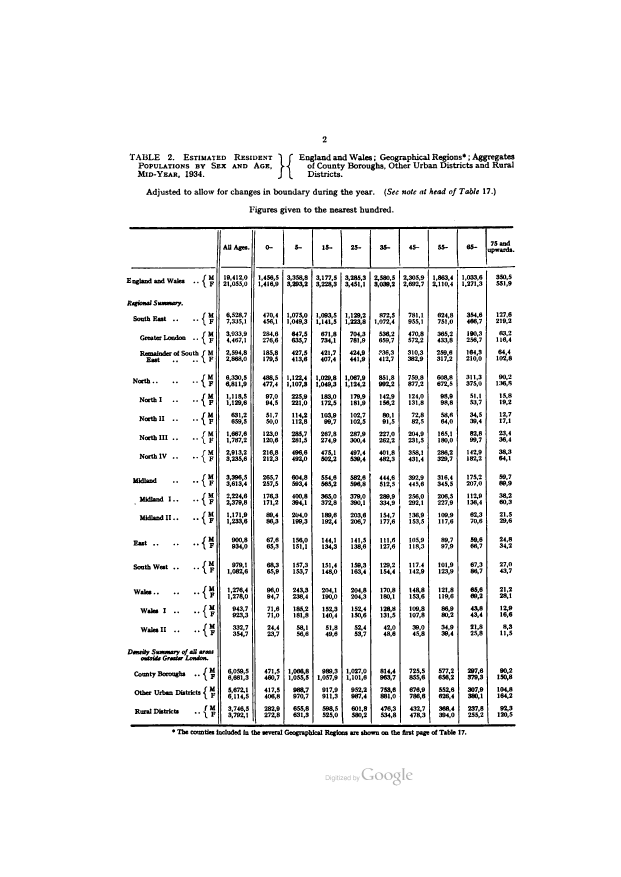
#> input picture Examples/Page1.png, 2481 x 3508 px (shown at 1/4 size)
$ jupyter execute --allow-errors Examples.ipynb   (older library calls are emulated)
#> lines starting #> are read from the running program, lines starting #| are printed output that depends on the picture
### imageObjects/ImageObject.py
from imageObjects.Support import *

from matplotlib import pyplot as plt
from pathlib import Path
import numpy as np
import cv2
import sys


class ImageObject:
    """
    This creates an object from a cv2 compatible image which can then create new images from itself, or update itself by
    its inherent methods.
    """
    def __init__(self, image):
        self.image = image

    # [5 lines left out: function __repr__, not called in this run]

    def __str__(self):
        """
        Clearer message of what the current instance contains
        """
        if self.channels < 3:
            channels_type = "Mono"
        else:
            channels_type = "Colour"

        return f"Height: {self.height}\nWidth: {self.width}\nType: {channels_type}\nChannels: {self.channels}"

    # [43 lines left out: functions __copy__, __getitem__, __iter__, __sub__, __add__, not called in this run]

    @property
    def height(self):
        """
        The height of the image in pixels
        """
        return self.image.shape[0]

    @property
    def width(self):
        """
        The width of the image in pixels
        """
        return self.image.shape[1]

    # [6 lines left out: function pixel_total, not called in this run]

    @property
    def channels(self):
        """
        The number of channels of colour data that exist in the image
        """
        if len(self.image.shape) < 3:
            return 1
        else:
            return self.image.shape[2]

    # [36 lines left out: functions count_colour_pixels, empty, assign_alpha_channel, extract_alpha_beta, not called in this run]

    def extract_contours(self, retrieval_mode, simple_method=True, hierarchy_return=False):
        """
        Extract the contours from the image
        """
        return find_contours(self._create_temp_image(False), retrieval_mode, simple_method, hierarchy_return)

    # [45 lines left out: functions extract_coloured_coordinates, extract_defining_contour, extract_column, extract_row, extract_skeletonized_points, _create_temp_image, not called in this run]

    def _update_or_export(self, image, export):
        """
        Check if the user said to update or export our image
        """
        if export:
            return ImageObject(image)
        else:
            self.image = image

    # [7 lines left out: function show, not called in this run]

    def notebook_show(self, title="Image"):
        """
        For jupyter we don't want to create a new window, and instead want to show an image via matplotlib.
        """
        if self.channels > 1:
            plt.imshow(self.change_bgr_to_rgb(new_image=True).image)
        else:
            plt.imshow(self.image, cmap="gray", vmin=0, vmax=255)
        plt.title(title)
        plt.show()

    # [17 lines left out: function write_to_file, not called in this run]

    def change_bgr_to_rgb(self, new_image=False):
        """
        cv2 uses bgr rather than rgb, but this can be changed via this method
        """
        return self._update_or_export(cv2.cvtColor(self.image, cv2.COLOR_BGR2RGB), new_image)

    # [52 lines left out: functions change_bgra_to_bgr, change_bgr_to_bgra, change_to_colour, change_to_mono, change_pixel_colour, change_row_colour and 2 more, not called in this run]

    def invert(self, new_image=False):
        """
        Invert the current image
        """
        return self._update_or_export(cv2.bitwise_not(self.image), new_image)

    # [356 lines left out: functions flip_vertical, flip_horizontal, normalise, morphology, blank_like, draw_border and 20 more, not called in this run]

### Examples/Examples.ipynb
# Examples for imageObjects

This work sheet is designed to show all the possible examples of how this process can work to achieve the results you
want semi-interactively. We will be using an example image in this case, but you can download this notebook or change
it to read an image that you are working with to test the functionality.

First we need to import the libraries we are going to be using

[cell 1]
from imageObjects import create_blank, create_text_box
from imageObjects.ImageObject import ImageObject
import cv2

### Example setting and inverting
Setting an image as an ImageObject is mainly done one of two ways. If you haven't loaded the image into memory yet,
then you can use cv2 to load it via imread. Otherwise if you already have an image you can set any cv2 image to be a new
instance of an ImageObject. Lets us load in our example via cv2 imread and then show it with .notebook_show.Keep in mind
that ImageObject also has show, but this is designed for working in .py files, as this was it's core intend use. This
will likely lead to problems though if you use .show in jupyter and **may cause crashes**, so remember to use
notebook_show!

Our example below shows us loading the example image in from our repository via cv2.imread as our first example image.
We then have two things we can when we want to perform an operation. If we want to change this image, then we can call
a function such as invert_image() that will over-ride the image stored in that instance of ImageObject. This is shown in
our second image, where now when we ask the same instance of ImageObject called 'image' to be displaced yet we get a
different image. If we want to create a new instance, then we can set the new_image key word to be true. This will
return a new instance of ImageObjects and not alter the image in memory. The third image shown now shows the original as
we inverted an inverted image, but if you where to call image.notebook show again you would still have the second image.

If you are ever confused as to what the object contains, then you can always print it and it will give you a set of
information based on its shape

[cell 2]
image = ImageObject(cv2.imread("Page1.png"))
#> in __init__, self.image is the input picture: shape (3508, 2481, 3); min 0, max 255, mean 240.6
image.notebook_show("Example image")

image.invert()
#> call 2 of _update_or_export, with export = False
#> in _update_or_export (call 2), `self.image = image`:
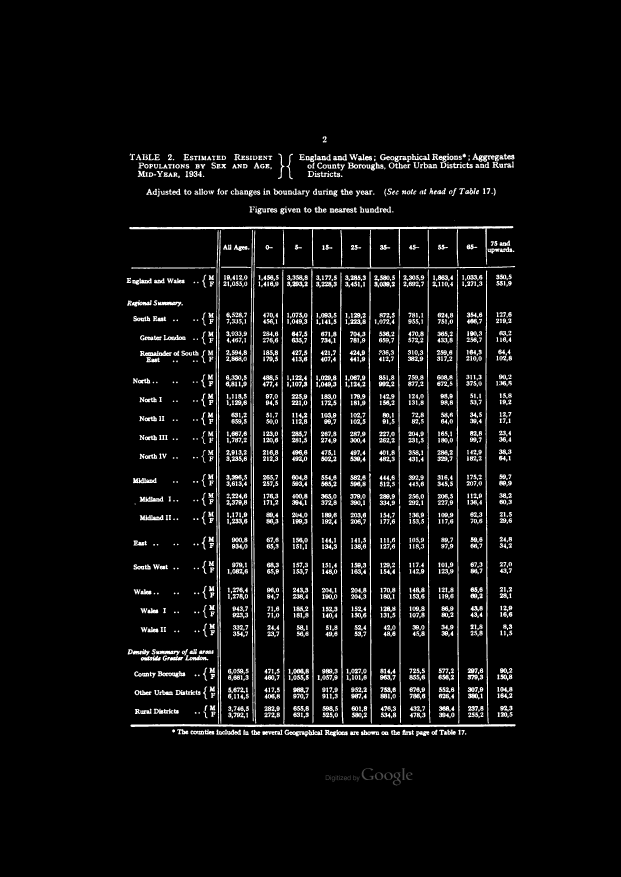
#> self.image: shape (3508, 2481, 3) (shown at 1/4 size); min 0, max 255, mean 14.4
image.notebook_show("Change Original")

invert = image.invert(new_image=True)
invert.notebook_show("New from existing")

print(f"Our ImageObject instance of image has the following properties\n{image}")

### Creating a blank

It is also possible that you just want to create a blank image with these properties then you can create a blank image,
as well as some other types of image like text boxes covered later, via calling the methods within image_maker. In this
case we just create a blank image of 50, 50 and this will give us an ImageObject of zero's to work on.

#> (a cell that did not finish here is left out)

### Extract Contours

There are multiple ways to extract contours, and since this package is just a wrapper around cv2 you will want to be
familiar with cv2s [find_contours](https://bit.ly/3mFQQHa).

By default extract_contours will use retrieval mode external, returning the a simple list of values, without hierarchy.
For the uninitiated:

* External will not consider nested objects.

* Simple will mean that you only are interested in the list of points that make up the parameter of shape. So a square
of 5 height and width, this will just extract the four corners points, of (0, 0), (0, 5), (5, 0), and (5,5). This is
because you can re-create the whole shape with just this information. If you turn simple of, you will get ever point in
between these as well as the corner points.

* Without hierarchy means you will not return information of how this contour is related to other contours.

extract_contours will return a list, where each element in the list is a ContourObject. ContourObject has its own
properties, for example its top, bottom, left, or right most positions. You can also extract the values within the
contour, and if you extract points such as the xy list, then you will be return a vectorObject, which can have its
properties accessed as well.

You can draw contours as well *although the notebook version of show image doesn't seem to show this?*

#> (a cell that did not finish here is left out)


for contour in extracted_contours:

    print(contour.top)
    print(contour.bottom)
    print(contour.left)
    print(contour.right)
    print(contour.bounding_box_points)

    for xy in contour.xy_list:
        print(xy)
        print(xy.x)
        print(xy.y)
        break
    break

largest = image.extract_defining_contour()
image.draw_contour(largest, (255, 0, 0), -1)
image.notebook_show("Drawn Contours")

### Creating a Textbox

There are situations where you may want to create a textbox, but have it created dynamically based on what you have
written. Create a text box will allow you to submit the text, the font (it **most** be from cv2.FONT_(name_here)),
wrapping length and ImageMaker will make an ImageObject that has the text you want in it. You can also play around with
font size, thickness, colour and background colour.

[cell 5]
text = "Here is a fairly long line of text about then number of observations that where dropped based on not being " \
       "relevant to the current study."
font = cv2.FONT_HERSHEY_SIMPLEX
font_size = 5
font_thickness = 5
wrap_length = 35

#> (the rest of this cell did not finish here and is left out)

### To do

* change_a_colour
* inset_border
* morphology
* Thresholds
* Cropping
* Overlay
